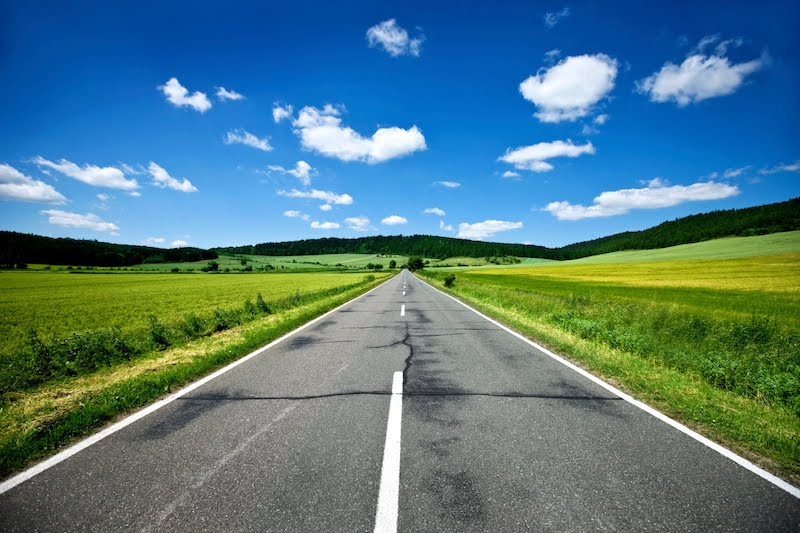
#> input picture road.jpg, 800 x 533 px
$ python x-9.py   (Python 2 division)
#> lines starting #> are read from the running program, lines starting #| are printed output that depends on the picture
import cv2
import numpy as np

img = cv2.imread('../road.jpg')
#> img is the input picture: shape (533, 800, 3); mean B, G, R 130, 122.5, 83.1
#img_rgb = cv2.cvtColor(img, cv2.COLOR_BGR2RGB)
cv2.imshow('img', img)
height, width = img.shape[:2]
#> height = 533; width = 800

img0 = np.zeros((height, width, 3), np.uint8)

for x in range(0, width-1):
  for y in range(0, height-1):
    point = img[y, x]
    minist = min(point)
    b0, g0, r0 = point[0],point[1], point[2]
    r0 = r0 <= minist and r0 or 0
    g0 = g0 <= minist and g0 or 0
    b0 = b0 <= minist and b0 or 0
    img0[y, x] = [b0, g0 ,r0]
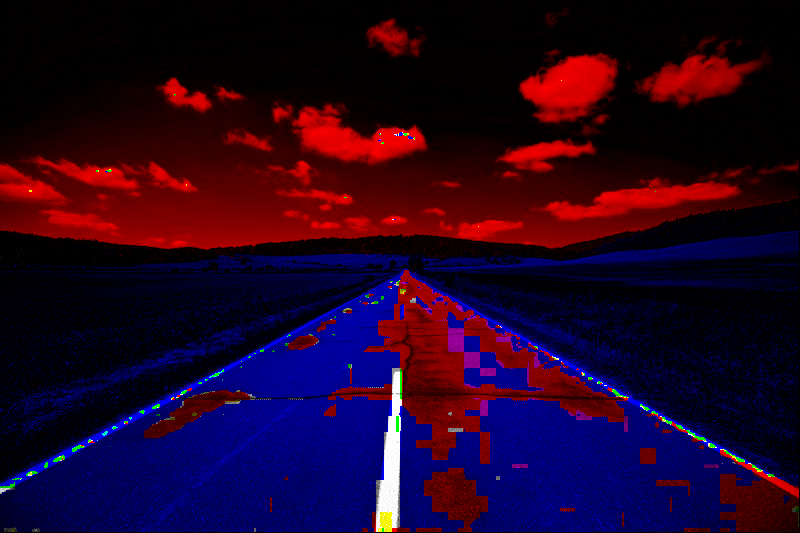
#> img0: shape (533, 800, 3); mean B, G, R 34.7, 2.2, 33.2

print img[100,100]
#| [190 103  11]
print img0[100,100]
#| [ 0  0 11]

cv2.imshow('img-0', img0)

cv2.waitKey(0)
cv2.destroyAllWindows()

$ run again, with people.jpg copied over road.jpg
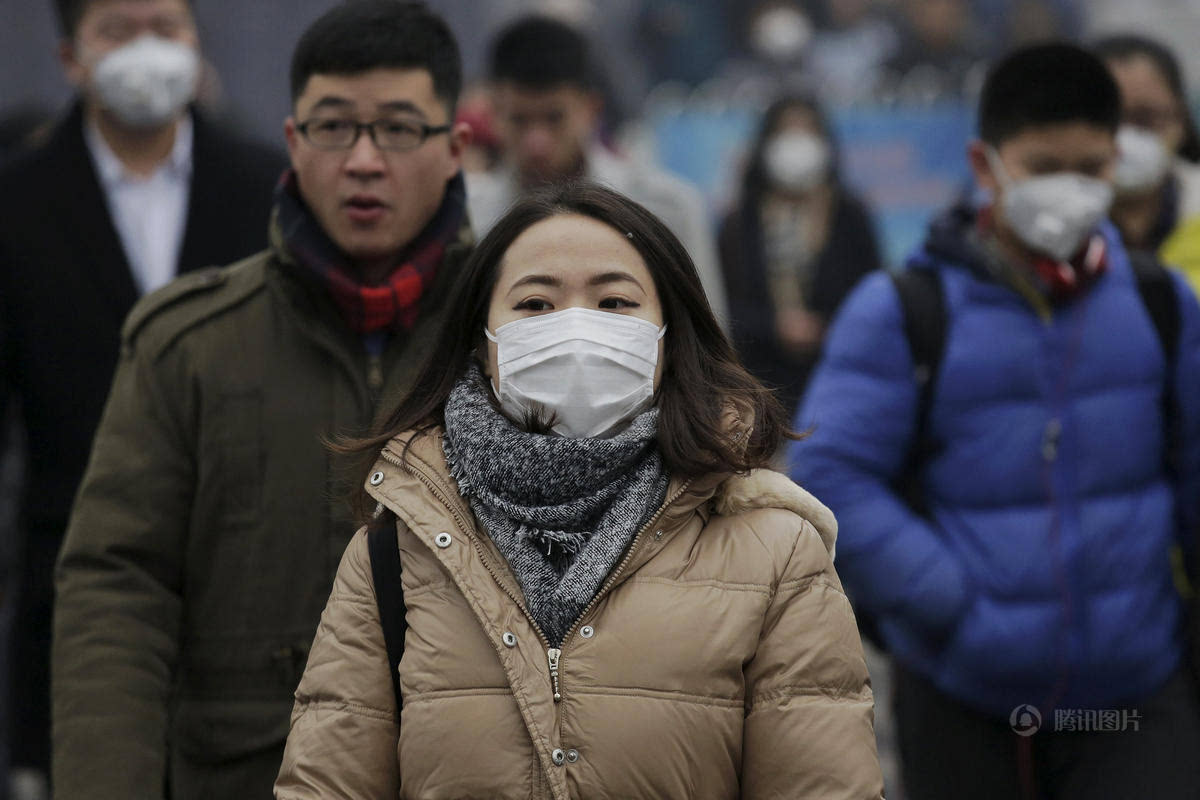
#> input picture people.jpg, 1200 x 800 px
#> img is the input picture: shape (800, 1200, 3); mean B, G, R 68, 64.7, 67.5
#> after the loop `for x in range(0, width-1):`:
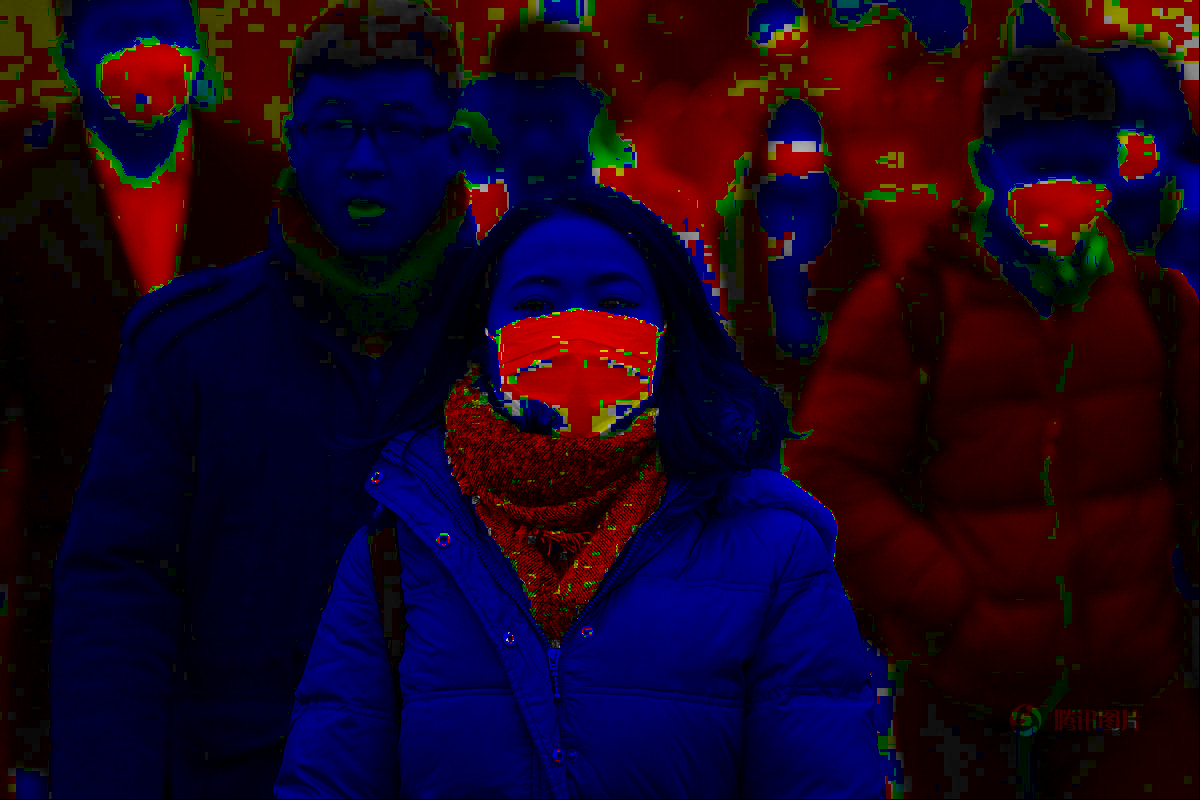
#> img0: shape (800, 1200, 3); mean B, G, R 30.1, 5.2, 25.8
#| [65 71 76]
#| [65  0  0]
